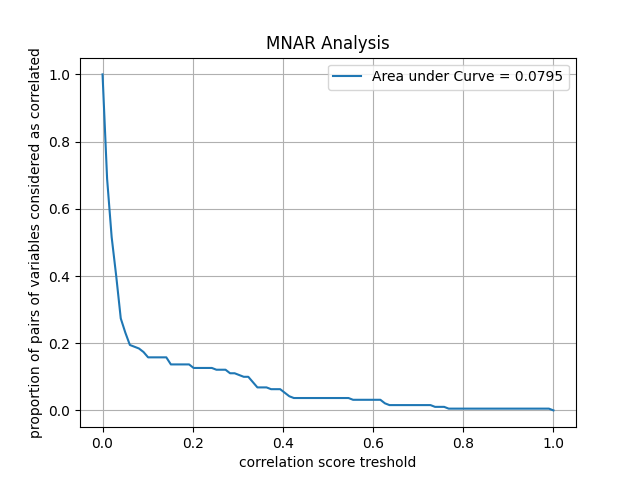

Here is the Python script that generated this plot:
import numpy as np
import pandas as pd
import matplotlib.pyplot as plt
import seaborn as sns
import sys
import os
np.set_printoptions(threshold=sys.maxsize)

def convert_less_than(value):
    if isinstance(value, str) and value.startswith('<'):
        try:
            number = float(value[1:])
            return np.random.uniform(0, number)
        except ValueError:
            return value
    return value

class Soudure():
    def __init__(self, file):
        self.COLUMNS = ['Current / A',
            'Heat input / kJmm-1',
            'Post weld heat treatment temperature / °C',
            'Niobium concentration / parts per million by weight',
            'Molybdenum concentration / (weight%)',
            'Type of weld_GMAA',
            'Vanadium concentration / (weight%)',
            'Type of weld_MMA',
            'Type of weld_SA',
            'Nitrogen concentration / parts per million by weight',
            'Phosphorus concentration / (weight%)',
            'Type of weld_SAA',
            'Carbon concentration / (weight%)',
            'Manganese concentration / (weight%)',
            'Voltage / V',
            'Chromium concentration / (weight%)',
            'AC or DC',
            'Type of weld_GTAA',
            'Sulphur concentration / (weight%)']

        self.create_dataframe(file)

    def __len__(self):
        return len(self.Db)
    
    def create_dataframe(self, file_path:str):
        '''
        This function Creates the early preprocessed Pandas Dataframe corresponding to the desiganted file.
        
        Inputs: 
            - file (str):       Absolute or relative path to the Database sourcefile
        
        Output: None
        '''

        if os.path.isfile(file_path):
            self.Db = pd.read_excel(file_path, names=self.COLUMNS)
            self.MNAR_Analysis()
            self.MAR_Analysis()
        
        else:
            raise ValueError("Path not found")

        
    def MNAR_Analysis(self):
        self.Missing_mask = self.Db.isna().replace({False: 0, True: 1})

        corellation_matrix = np.abs(np.corrcoef(np.random.normal(np.array(self.Missing_mask), 1e-9), rowvar=False) - np.eye(len(self.COLUMNS),len(self.COLUMNS)))
        np.savetxt("Correlation_matrix.csv", corellation_matrix, delimiter = ";")

        mask = np.array([[x>=y for y in range(len(self.COLUMNS))] for x in range(len(self.COLUMNS))])
        X = np.linspace(0,1,100)
        Y = np.array([np.sum(mask*(corellation_matrix>=i))/np.sum(mask) for i in X])
        area = np.trapz(Y, dx = 0.01)
        plt.plot(X,Y, label = f"Area under Curve = {area:.4f}")
        plt.xlabel("correlation score treshold")
        plt.ylabel("proportion of pairs of variables considered as correlated")
        plt.title("MNAR Analysis")
        plt.grid()
        plt.legend()
        plt.show()

    def MAR_Analysis(self):
        #self.Missing_mask = self.Db.isna().replace({False: 0, True: 1})
        self.Missing_mask = self.Db.isna()
        for i in self.COLUMNS:
            for j in self.COLUMNS:
                fig, axs = plt.subplots(3, 1, sharex=True)
                fig.suptitle(i)

                vector = np.array(self.Db[j])
                vector = vector[~np.isnan(vector)]      #Remove the NaN values
                _ , bins = np.histogram(vector, 100)
                axs[0].hist(vector, bins=bins, density = True, label = "With Missing Values")
                axs[0].legend()

                vector2 = np.array(self.Db[j].where(~self.Missing_mask[i]))
                vector2 = vector2[~np.isnan(vector2)]      #Remove the NaN values
                vector3 = np.array(self.Db[j].where(self.Missing_mask[i]))
                vector3 = vector3[~np.isnan(vector3)]      #Remove the NaN values

                if np.sum(np.abs(vector2)) != 0 and vector2.shape[0] <= 0.8*vector.shape[0]:
                    print(vector.shape)
                    print(vector2.shape)
                    print(vector3.shape)
                    axs[1].hist(vector2,bins=bins, density = True, label = "Without Missing Values")
                    axs[1].legend()
                    axs[2].hist(vector3, bins=bins, density = True, label = "Missing Values Distribution")
                    axs[2].legend()
                    plt.xlabel(j)
                    plt.legend()
                    plt.show()

                else:
                    print(i, j)
                    plt.close(fig)


if __name__ == "__main__":
    S = Soudure("relvant_features.xlsx")
